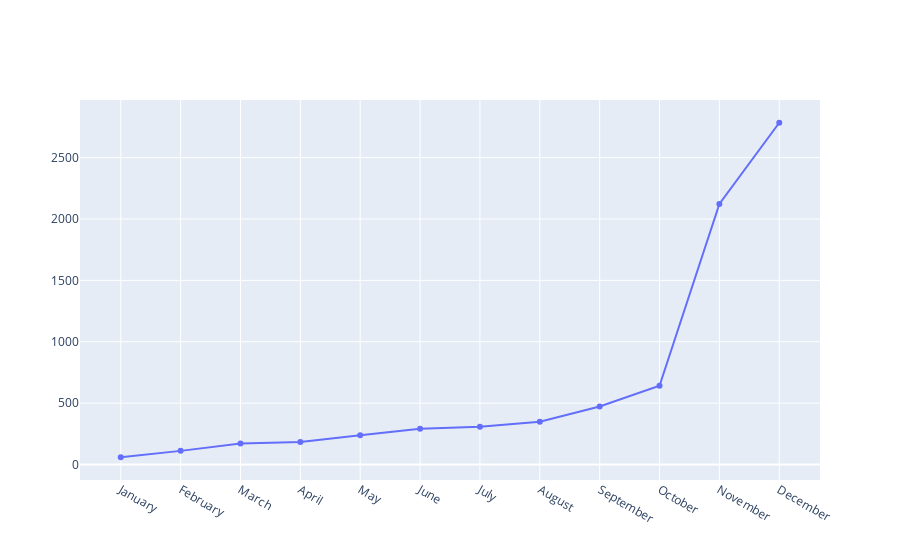

This figure's notebook cell:
### Code cell
from plotly.offline import iplot
import plotly.graph_objects as go
from plotly.graph_objects import Figure
# Create traces
fig = go.Figure()
fig.add_trace(
    go.Scatter(
        x=[
            "January",
            "February",
            "March",
            "April",
            "May",
            "June",
            "July",
            "August",
            "September",
            "October",
            "November",
            "December",
        ],
        y=retention.data["activate"],
        mode="lines+markers",  # Line Plot에 마커찍기
        name="lines+markers",
    )
)
fig.update_xaxes(tickangle=30)
iplot(fig)

### Figure 1 — Plotly figure (JSON) as saved in the notebook; plotly's stock layout.template omitted (floating-point values rounded to 4 significant figures)
{"data": [{"mode": "lines+markers", "name": "lines+markers", "type": "scatter", "x": ["January", "February", "March", "April", "May", "June", "July", "August", "September", "October", "November", "December"], "y": [59, 111, 171, 184, 238, 291, 308, 348, 473, 642, 2122, 2784]}], "layout": {"xaxis": {"tickangle": 30}}}
